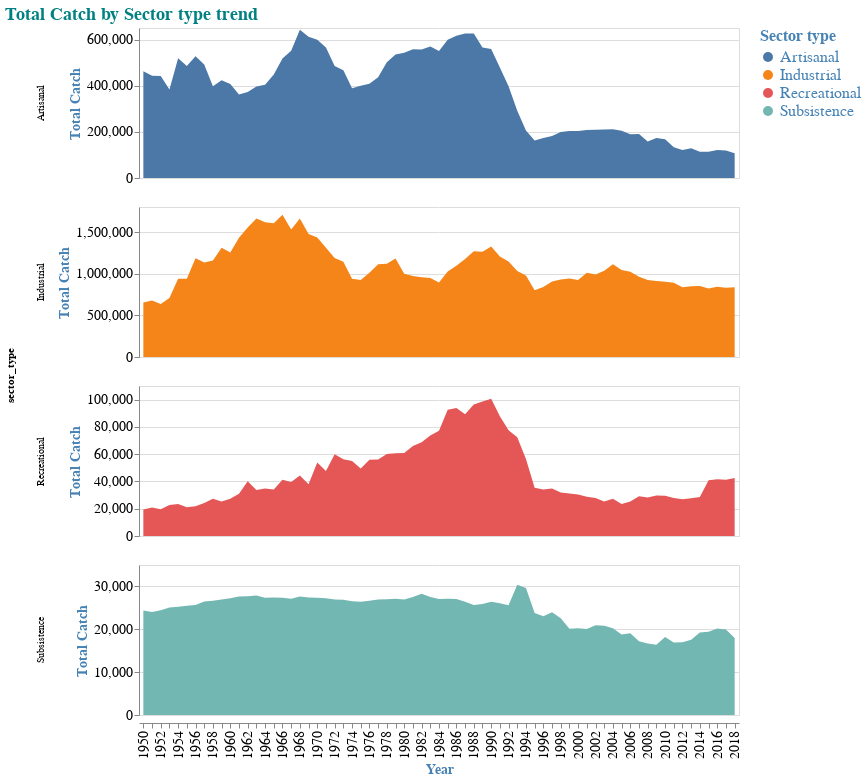

The notebook cell this image was saved under:
### Markdown cell above
### Altair visualization

### Code cell
alt.Chart(df_sector_catch).mark_area().encode(
            x = alt.X('year:N', 
                      title = 'Year', 
                      axis = alt.Axis(titleFontSize = 14, 
                                          labelFontSize = 14,
                                          tickCount = df_sector_catch.shape[0],
                                          grid = False,
                                          labelExpr = "datum.value % 2 ? null : datum.label")),
            y = alt.Y('sum(catch_sum)', 
                      title = 'Total Catch', 
                      axis = alt.Axis(titleFontSize = 14, 
                                      labelFontSize = 14)),
            color = alt.Color('sector_type:N', 
                              legend = alt.Legend(title = 'Sector type', 
                                                  titleFontSize = 16, 
                                                  labelFontSize = 16, 
                                                  labelColor = 'steelblue', 
                                                  titleColor = 'steelblue')),
            row = "sector_type:N",
            tooltip = ['year', 'sector_type', 'catch_sum']
        ).properties(
            width = 600,
            height = 150,
            title = 'Total Catch by Sector type trend'
        ).resolve_scale(y = 'independent'
        ).configure_legend(orient = 'right'
        ).configure_title(fontSize = 18, color = 'teal'
        ).configure_axis(titleColor = 'steelblue')

### Figure 1 — Vega-Lite specification as saved in the notebook (floating-point values rounded to 4 significant figures; data arrays with more than 128 entries replaced by an {"elided": "..."} marker saying what was removed)
{"config": {"view": {"continuousWidth": 400, "continuousHeight": 300}, "axis": {"titleColor": "steelblue"}, "legend": {"orient": "right"}, "title": {"color": "teal", "fontSize": 18}}, "data": {"name": "data-38084f5589323e7863e34e4906ddace6"}, "mark": "area", "encoding": {"color": {"type": "nominal", "field": "sector_type", "legend": {"labelColor": "steelblue", "labelFontSize": 16, "title": "Sector type", "titleColor": "steelblue", "titleFontSize": 16}}, "row": {"type": "nominal", "field": "sector_type"}, "tooltip": [{"type": "quantitative", "field": "year"}, {"type": "nominal", "field": "sector_type"}, {"type": "quantitative", "field": "catch_sum"}], "x": {"type": "nominal", "axis": {"grid": false, "labelExpr": "datum.value % 2 ? null : datum.label", "labelFontSize": 14, "tickCount": 276, "titleFontSize": 14}, "field": "year", "title": "Year"}, "y": {"type": "quantitative", "aggregate": "sum", "axis": {"labelFontSize": 14, "titleFontSize": 14}, "field": "catch_sum", "title": "Total Catch"}}, "height": 150, "resolve": {"scale": {"y": "independent"}}, "title": "Total Catch by Sector type trend", "width": 600, "$schema": "https://vega.github.io/schema/vega-lite/v4.8.1.json", "datasets": {"data-38084f5589323e7863e34e4906ddace6": {"elided": "276 records"}}}
